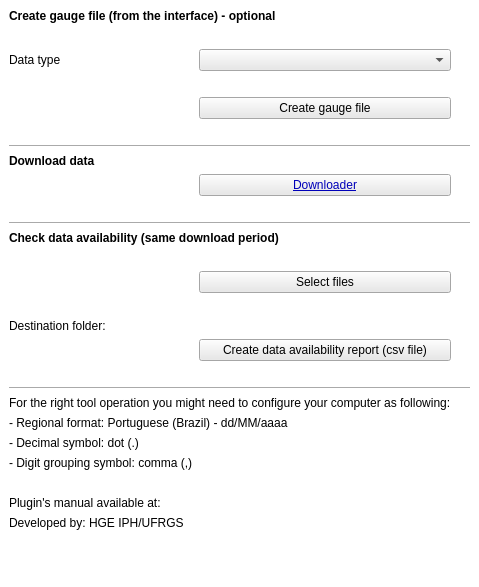
<?xml version="1.0" encoding="UTF-8"?>
<ui version="4.0">
 <class>AnaDataAcquisitionDockWidgetBase</class>
 <widget class="QDockWidget" name="AnaDataAcquisitionDockWidgetBase">
  <property name="geometry">
   <rect>
    <x>0</x>
    <y>0</y>
    <width>439</width>
    <height>587</height>
   </rect>
  </property>
  <property name="styleSheet">
   <string notr="true">background-color: rgb(255, 255, 255);</string>
  </property>
  <property name="windowTitle">
   <string>ANA Data Acquisition</string>
  </property>
  <widget class="QWidget" name="dockWidgetContents">
   <layout class="QGridLayout" name="gridLayout">
    <item row="12" column="1">
     <widget class="QLabel" name="label_16">
      <property name="text">
       <string/>
      </property>
     </widget>
    </item>
    <item row="15" column="1">
     <widget class="QLabel" name="label_10">
      <property name="text">
       <string/>
      </property>
     </widget>
    </item>
    <item row="24" column="1" colspan="2">
     <widget class="QPushButton" name="pushButton_5">
      <property name="styleSheet">
       <string notr="true">background-color: rgb(232, 232, 232);</string>
      </property>
      <property name="text">
       <string>Create data availability report (csv file)</string>
      </property>
     </widget>
    </item>
    <item row="30" column="0" colspan="3">
     <widget class="QLabel" name="label_5">
      <property name="text">
       <string>For the right tool operation you might need to configure your computer as following:</string>
      </property>
     </widget>
    </item>
    <item row="32" column="0" colspan="3">
     <widget class="QLabel" name="label_7">
      <property name="text">
       <string>- Decimal symbol: dot (.)</string>
      </property>
     </widget>
    </item>
    <item row="35" column="0" colspan="3">
     <widget class="QLabel" name="label_8">
      <property name="text">
       <string>Plugin's manual available at: &lt;https://www.ufrgs.br/hge/ana-data-acquisition/&gt;</string>
      </property>
     </widget>
    </item>
    <item row="21" column="3">
     <widget class="QLabel" name="label_21">
      <property name="text">
       <string/>
      </property>
     </widget>
    </item>
    <item row="6" column="1" colspan="2">
     <widget class="QComboBox" name="comboBox">
      <property name="styleSheet">
       <string notr="true">selection-color: rgb(0, 0, 0);
background-color: rgb(232, 232, 232);
selection-background-color: rgb(255, 255, 255);</string>
      </property>
     </widget>
    </item>
    <item row="36" column="0">
     <widget class="QLabel" name="label_9">
      <property name="text">
       <string>Developed by: HGE IPH/UFRGS</string>
      </property>
     </widget>
    </item>
    <item row="27" column="0" colspan="5">
     <widget class="Line" name="line">
      <property name="orientation">
       <enum>Qt::Horizontal</enum>
      </property>
     </widget>
    </item>
    <item row="23" column="0">
     <widget class="QLabel" name="label_14">
      <property name="text">
       <string>Destination folder: </string>
      </property>
     </widget>
    </item>
    <item row="18" column="0" colspan="5">
     <widget class="Line" name="line_4">
      <property name="orientation">
       <enum>Qt::Horizontal</enum>
      </property>
     </widget>
    </item>
    <item row="16" column="1" colspan="2">
     <widget class="QPushButton" name="pushButton_2">
      <property name="autoFillBackground">
       <bool>false</bool>
      </property>
      <property name="styleSheet">
       <string notr="true">color: rgb(0, 0, 185);
text-decoration: underline;
font: 75 8pt &quot;MS Shell Dlg 2&quot;;
background-color: rgb(232, 232, 232);</string>
      </property>
      <property name="text">
       <string>Downloader</string>
      </property>
     </widget>
    </item>
    <item row="31" column="0" colspan="3">
     <widget class="QLabel" name="label_6">
      <property name="text">
       <string>- Regional format: Portuguese (Brazil) - dd/MM/aaaa</string>
      </property>
     </widget>
    </item>
    <item row="21" column="1" colspan="2">
     <widget class="QPushButton" name="pushButton_4">
      <property name="styleSheet">
       <string notr="true">background-color: rgb(232, 232, 232);</string>
      </property>
      <property name="text">
       <string>Select files</string>
      </property>
     </widget>
    </item>
    <item row="15" column="0">
     <widget class="QLabel" name="label_11">
      <property name="font">
       <font>
        <weight>75</weight>
        <bold>true</bold>
       </font>
      </property>
      <property name="text">
       <string>Download data</string>
      </property>
     </widget>
    </item>
    <item row="4" column="0" colspan="2">
     <widget class="QLabel" name="label">
      <property name="font">
       <font>
        <weight>75</weight>
        <bold>true</bold>
       </font>
      </property>
      <property name="text">
       <string>Create gauge file (from the interface) - optional </string>
      </property>
     </widget>
    </item>
    <item row="19" column="0" colspan="2">
     <widget class="QLabel" name="label_12">
      <property name="font">
       <font>
        <weight>75</weight>
        <bold>true</bold>
       </font>
      </property>
      <property name="text">
       <string>Check data availability (same download period)</string>
      </property>
      <property name="textFormat">
       <enum>Qt::PlainText</enum>
      </property>
     </widget>
    </item>
    <item row="25" column="1">
     <widget class="QLabel" name="label_17">
      <property name="text">
       <string/>
      </property>
     </widget>
    </item>
    <item row="14" column="0" colspan="5">
     <widget class="Line" name="line_3">
      <property name="orientation">
       <enum>Qt::Horizontal</enum>
      </property>
     </widget>
    </item>
    <item row="8" column="1">
     <widget class="QLabel" name="label_4">
      <property name="text">
       <string/>
      </property>
     </widget>
    </item>
    <item row="6" column="0">
     <widget class="QLabel" name="label_2">
      <property name="text">
       <string>Data type</string>
      </property>
     </widget>
    </item>
    <item row="34" column="0">
     <widget class="QLabel" name="label_15">
      <property name="text">
       <string/>
      </property>
     </widget>
    </item>
    <item row="22" column="1">
     <widget class="QLabel" name="label_24">
      <property name="text">
       <string/>
      </property>
     </widget>
    </item>
    <item row="5" column="1">
     <widget class="QLabel" name="label_18">
      <property name="text">
       <string/>
      </property>
     </widget>
    </item>
    <item row="20" column="1">
     <widget class="QLabel" name="label_19">
      <property name="text">
       <string/>
      </property>
     </widget>
    </item>
    <item row="23" column="1">
     <widget class="QLabel" name="label_20">
      <property name="text">
       <string/>
      </property>
     </widget>
    </item>
    <item row="37" column="0">
     <spacer name="verticalSpacer">
      <property name="orientation">
       <enum>Qt::Vertical</enum>
      </property>
      <property name="sizeHint" stdset="0">
       <size>
        <width>20</width>
        <height>40</height>
       </size>
      </property>
     </spacer>
    </item>
    <item row="11" column="1" colspan="2">
     <widget class="QPushButton" name="pushButton">
      <property name="styleSheet">
       <string notr="true">background-color: rgb(232, 232, 232);</string>
      </property>
      <property name="text">
       <string>Create gauge file</string>
      </property>
     </widget>
    </item>
    <item row="17" column="1">
     <widget class="QLabel" name="label_13">
      <property name="text">
       <string/>
      </property>
     </widget>
    </item>
    <item row="33" column="0">
     <widget class="QLabel" name="label_23">
      <property name="text">
       <string>- Digit grouping symbol: comma (,)</string>
      </property>
     </widget>
    </item>
   </layout>
  </widget>
 </widget>
 <resources/>
 <connections/>
</ui>
